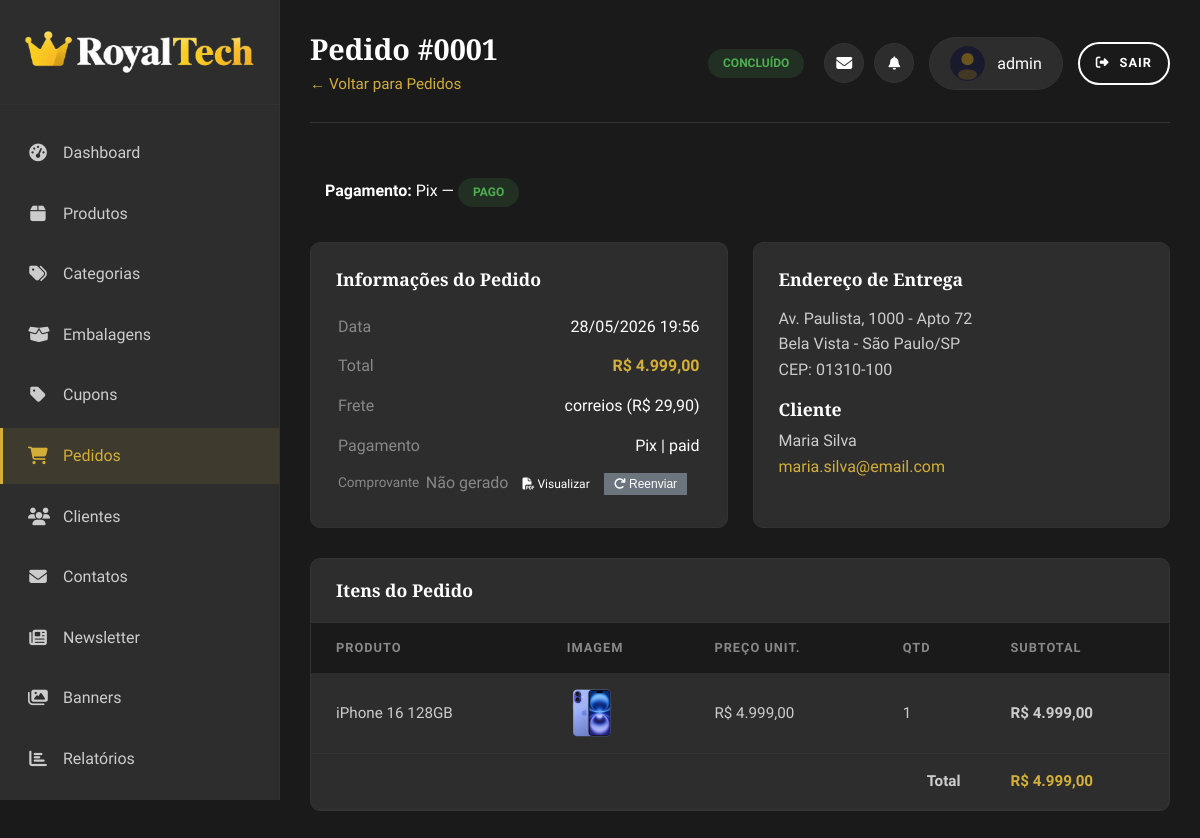
Screenshot of /pages/admin/order-detail.php?id=1 (signed in) with the database file from the repository.
### tables this page shows
CREATE TABLE IF NOT EXISTS e5_orders (
  id INT PRIMARY KEY AUTO_INCREMENT,
  user_id INT NOT NULL,
  status ENUM('pending','paid','shipped','delivered','canceled') NOT NULL DEFAULT 'pending',
  total DECIMAL(10,2) NOT NULL,
  shipping_method VARCHAR(50) NULL,
  shipping_cost DECIMAL(10,2) NOT NULL DEFAULT 0.00,
  payment_method VARCHAR(50) NULL,
  coupon_code VARCHAR(50) NULL,
  payment_card_last_four CHAR(4) NULL,
  payment_status ENUM('pending','paid','refunded') NOT NULL DEFAULT 'pending',
  shipping_neighborhood VARCHAR(80) NULL,
  shipping_city VARCHAR(80) NULL,
  shipping_state VARCHAR(40) NULL,
  shipping_postal_code VARCHAR(10) NULL,
  tracking_code VARCHAR(100) NULL,
  comprovante_filename VARCHAR(60) NULL,
  email_status ENUM('sent','failed','skipped') NULL,
  email_error TEXT NULL,
  created_at TIMESTAMP DEFAULT CURRENT_TIMESTAMP,
  updated_at TIMESTAMP DEFAULT CURRENT_TIMESTAMP ON UPDATE CURRENT_TIMESTAMP,
  CONSTRAINT fk_orders_user FOREIGN KEY (user_id) REFERENCES e5_users(id)
);

CREATE TABLE IF NOT EXISTS e5_users (
  id INT PRIMARY KEY AUTO_INCREMENT,
  name VARCHAR(80) NOT NULL,
  email VARCHAR(120) UNIQUE NOT NULL,
  cpf VARCHAR(14) NULL,
  username VARCHAR(40) UNIQUE NOT NULL,
  password VARCHAR(255) NOT NULL,
  role ENUM('customer','admin') NOT NULL DEFAULT 'customer',
  postal_code VARCHAR(10) NOT NULL,
  street VARCHAR(120) NOT NULL,
  number INT NOT NULL,
  complement VARCHAR(80) DEFAULT NULL,
  created_at TIMESTAMP DEFAULT CURRENT_TIMESTAMP,
  updated_at TIMESTAMP DEFAULT CURRENT_TIMESTAMP ON UPDATE CURRENT_TIMESTAMP
);

CREATE TABLE IF NOT EXISTS e5_order_items (
  id INT PRIMARY KEY AUTO_INCREMENT,
  order_id INT NOT NULL,
  product_id INT NOT NULL,
  quantity INT NOT NULL,
  unit_price DECIMAL(10,2) NOT NULL,
  CONSTRAINT fk_order_items_order FOREIGN KEY (order_id) REFERENCES e5_orders(id) ON DELETE CASCADE,
  CONSTRAINT fk_order_items_product FOREIGN KEY (product_id) REFERENCES e5_products(id)
);

CREATE TABLE IF NOT EXISTS e5_products (
  id INT PRIMARY KEY AUTO_INCREMENT,
  category_id INT NOT NULL,
  name VARCHAR(150) NOT NULL,
  slug VARCHAR(180) NOT NULL UNIQUE,
  description TEXT NULL,
  brand VARCHAR(80) NULL,
  price DECIMAL(10,2) NOT NULL,
  old_price DECIMAL(10,2) NULL,
  stock INT NOT NULL DEFAULT 0,
  is_featured TINYINT(1) NOT NULL DEFAULT 0,
  package_size_id INT NULL,
  weight_kg DECIMAL(5,2) NULL,
  height_cm DECIMAL(5,1) NULL,
  width_cm DECIMAL(5,1) NULL,
  length_cm DECIMAL(5,1) NULL,
  created_at TIMESTAMP DEFAULT CURRENT_TIMESTAMP,
  updated_at TIMESTAMP DEFAULT CURRENT_TIMESTAMP ON UPDATE CURRENT_TIMESTAMP,
  CONSTRAINT fk_products_category FOREIGN KEY (category_id) REFERENCES e5_categories(id),
  CONSTRAINT fk_products_package_size FOREIGN KEY (package_size_id) REFERENCES e5_package_sizes(id)
);

### includes/status_labels.php (called while the page is built, shortened)
<?php
$statusLabels = [
    'pending' => ['label' => 'Pendente', 'class' => 'status-pending'],
    'paid'    => ['label' => 'Pago',     'class' => 'status-active'],
    'shipped' => ['label' => 'Enviado',  'class' => 'status-processing'],
    'delivered'=> ['label' => 'Concluído','class' => 'status-active'],
    'canceled'=> ['label' => 'Cancelado','class' => 'status-inactive'],
];

### includes/comprovante_functions.php (called while the page is built, shortened)
<?php
function getComprovantePath(int $orderId): ?string
{
    $order = $GLOBALS['pdo']->prepare('SELECT comprovante_filename FROM e5_orders WHERE id = :id LIMIT 1');
    $order->execute([':id' => $orderId]);
    $filename = $order->fetchColumn();
    return null;
}

### includes/image_helpers.php (called while the page is built, shortened)
<?php
function resolveImage(string $path, string $basePath): string
{
    if (preg_match('#^/#', $path)) return $basePath . ltrim($path, '/');
    return $basePath . $path;
}
function imageAvailable(string $path): bool
{
    $file = realpath(__DIR__ . '/../' . ltrim($path, '/'));
    return $file !== false && is_file($file);
}
function renderProductImage(string $path, string $basePath, string $fallback = 'assets/img/placeholder-product.svg'): string
{
    if (imageAvailable($path)) {
        return resolveImage($path, $basePath);
    }
    return $basePath . ltrim($fallback, '/');
}

### pages/admin/order-detail.php (the view, shortened to what this page needs)
<?php
require_once __DIR__ . '/../../includes/status_labels.php';
require_once __DIR__ . '/../../includes/image_helpers.php';
require_once __DIR__ . '/../../includes/comprovante_functions.php';
$orderId = (int) ($_GET['id'] ?? 0);
$order = $pdo->prepare('SELECT o.*, u.name AS user_name, u.email AS user_email, u.postal_code, u.street, u.number, u.complement
    FROM e5_orders o INNER JOIN e5_users u ON u.id = o.user_id WHERE o.id = :id LIMIT 1');
$order->execute([':id' => $orderId]);
$order = $order->fetch();
$items = $pdo->prepare('SELECT oi.*, p.name AS product_name,
    (SELECT pi.image_path FROM e5_product_images pi WHERE pi.product_id = p.id ORDER BY pi.is_primary DESC, pi.id ASC LIMIT 1) AS image_path
    FROM e5_order_items oi INNER JOIN e5_products p ON p.id = oi.product_id WHERE oi.order_id = :oid');
$items->execute([':oid' => $orderId]);
$items = $items->fetchAll();
$payLabel = ['pix' => 'Pix', 'boleto' => 'Boleto', 'credit' => 'Cartão', 'delivery' => 'Entrega'];
$sinfo = $statusLabels[$order['status']] ?? ['label' => $order['status'], 'class' => ''];
?>
<!DOCTYPE html>
<html lang="pt-BR">
<head>
    <?php include 'head_inc.php'; ?>
</head>
<body>
    <div class="admin-wrapper">
        <?php $activePage = 'orders'; include 'sidebar_inc.php'; ?>
        <main class="admin-main">
            <header class="admin-header">
                <div class="admin-title">
                    <h2>Pedido #<?php echo str_pad((string)$order['id'], 4, '0', STR_PAD_LEFT); ?></h2>
                    <p><a href="orders.php" style="color:var(--color-primary);">&larr; Voltar para Pedidos</a></p>
                </div>
                <div class="admin-actions">
                    <span class="status-badge <?php echo $sinfo['class']; ?>"><?php echo $sinfo['label']; ?></span>
                    <?php include 'header_user_inc.php'; ?>
                </div>
            </header>
            <div class="ml-card" style="padding:15px; margin-bottom:20px; display:flex; align-items:center; gap:15px; flex-wrap:wrap; justify-content:space-between;">
                <div>
                    <strong>Pagamento:</strong>
                    <?php echo htmlspecialchars($payLabel[$order['payment_method']] ?? $order['payment_method'], ENT_QUOTES, 'UTF-8'); ?>
                    &mdash;
                    <?php if ($order['payment_status'] === 'paid'): ?>
                    <span class="status-badge status-active">Pago</span>
                    <?php else: ?>
                    <span class="status-badge status-pending">Aguardando pagamento</span>
                    <?php endif; ?>
                </div>
            </div>
            <div style="display:grid; grid-template-columns:1fr 1fr; gap:25px; margin-bottom:30px;">
                <div class="admin-table-container" style="padding:25px;">
                    <h3 style="margin-bottom:15px; font-size:1.1rem;">Informações do Pedido</h3>
                    <table style="width:100%;">
                        <tr><td style="color:var(--color-gray); padding:6px 0;">Data</td><td style="text-align:right;"><?php echo date('d/m/Y H:i', strtotime($order['created_at'])); ?></td></tr>
                        <tr><td style="color:var(--color-gray); padding:6px 0;">Total</td><td style="text-align:right; font-weight:700; color:var(--color-primary);">R$ <?php echo number_format((float)$order['total'], 2, ',', '.'); ?></td></tr>
                        <tr><td style="color:var(--color-gray); padding:6px 0;">Frete</td><td style="text-align:right;"><?php echo htmlspecialchars($order['shipping_method'] ?? '—', ENT_QUOTES, 'UTF-8'); ?> <?php echo $order['shipping_cost'] > 0 ? '(R$ ' . number_format((float)$order['shipping_cost'], 2, ',', '.') . ')' : '(Grátis)'; ?></td></tr>
                        <tr><td style="color:var(--color-gray); padding:6px 0;">Pagamento</td><td style="text-align:right;"><?php echo htmlspecialchars($payLabel[$order['payment_method']] ?? $order['payment_method'] ?? '—', ENT_QUOTES, 'UTF-8'); ?> | <?php echo htmlspecialchars($order['payment_status'] ?? '—', ENT_QUOTES, 'UTF-8'); ?></td></tr>
                            <tr>
                                <td style="color:var(--color-gray); padding:6px 0; font-size:0.85rem;">Comprovante</td>
                                <td>
                                    <?php
                                    $compPath = getComprovantePath($order['id']);
                                    $hasPdf = $compPath && file_exists($compPath);
                                    ?>
                                    <?php if ($hasPdf): ?>
                                        <a href="../download-comprovante.php?id=<?php echo (int)$order['id']; ?>" class="ml-btn" style="padding:4px 10px; font-size:0.75rem;"><i class="fas fa-file-pdf"></i> Baixar</a>
                                    <?php else: ?>
                                        <span style="color:var(--color-gray);">Não gerado</span>
                                    <?php endif; ?>
                                    <a href="../download-comprovante.php?id=<?php echo (int)$order['id']; ?>" class="ml-btn ml-btn-sm" style="padding:4px 10px; font-size:0.75rem; color:#fff; text-decoration:none;" target="_blank"><i class="fas fa-file-pdf"></i> Visualizar</a>
                                    <form method="post" action="comprovante-resend.php" style="display:inline" onsubmit="return confirm('Reenviar o comprovante por e-mail?')">
                                        <button type="submit" class="ml-btn ml-btn-sm" style="padding:4px 10px; font-size:0.75rem; background:#6c757d; color:#fff; text-decoration:none; border:none; cursor:pointer;"><i class="fas fa-redo"></i> Reenviar</button>
                                    </form>
                                </td>
                            </tr>
                    </table>
                </div>
                <div class="admin-table-container" style="padding:25px;">
                    <h3 style="margin-bottom:15px; font-size:1.1rem;">Endereço de Entrega</h3>
                    <p style="color:var(--color-gray-light);">
                        <?php echo htmlspecialchars($order['street'] ?? '', ENT_QUOTES, 'UTF-8'); ?>, <?php echo htmlspecialchars($order['number'] ?? '', ENT_QUOTES, 'UTF-8'); ?>
                        <?php if ($order['complement']): ?>- <?php echo htmlspecialchars($order['complement'], ENT_QUOTES, 'UTF-8'); ?><?php endif; ?><br>
                        <?php echo htmlspecialchars($order['shipping_neighborhood'] ?? '', ENT_QUOTES, 'UTF-8'); ?> -
                        <?php echo htmlspecialchars($order['shipping_city'] ?? '', ENT_QUOTES, 'UTF-8'); ?>/<?php echo htmlspecialchars($order['shipping_state'] ?? '', ENT_QUOTES, 'UTF-8'); ?><br>
                        CEP: <?php echo htmlspecialchars($order['shipping_postal_code'] ?? $order['postal_code'] ?? '', ENT_QUOTES, 'UTF-8'); ?>
                    </p>
                    <h3 style="margin:15px 0 8px; font-size:1.1rem;">Cliente</h3>
                    <p style="color:var(--color-gray-light);"><?php echo htmlspecialchars($order['user_name'], ENT_QUOTES, 'UTF-8'); ?><br>
                    <a href="mailto:<?php echo htmlspecialchars($order['user_email'], ENT_QUOTES, 'UTF-8'); ?>" style="color:var(--color-primary);"><?php echo htmlspecialchars($order['user_email'], ENT_QUOTES, 'UTF-8'); ?></a></p>
                </div>
            </div>
            <div class="admin-table-container">
                <div class="admin-table-header"><h3>Itens do Pedido</h3></div>
                <table class="admin-table">
                    <thead>
                        <tr><th>Produto</th><th>Imagem</th><th>Preço Unit.</th><th>Qtd</th><th>Subtotal</th></tr>
                    </thead>
                    <tbody>
                        <?php foreach ($items as $it): ?>
                        <tr>
                            <td><?php echo htmlspecialchars($it['product_name'], ENT_QUOTES, 'UTF-8'); ?></td>
                            <td><?php if ($it['image_path']): $img = renderProductImage($it['image_path'], '../../'); ?>
                                <img src="<?php echo htmlspecialchars($img, ENT_QUOTES, 'UTF-8'); ?>" style="width:50px;height:50px;object-fit:cover;border-radius:5px;" alt=""></td>
                            <?php else: ?><td style="color:var(--color-gray);">—</td><?php endif; ?>
                            <td>R$ <?php echo number_format((float)$it['unit_price'], 2, ',', '.'); ?></td>
                            <td><?php echo (int) $it['quantity']; ?></td>
                            <td><strong>R$ <?php echo number_format((float)$it['unit_price'] * (int)$it['quantity'], 2, ',', '.'); ?></strong></td>
                        </tr>
                        <?php endforeach; ?>
                    </tbody>
                    <tfoot>
                        <tr><td colspan="4" style="text-align:right; font-weight:700;">Total</td><td style="font-weight:700;color:var(--color-primary);">R$ <?php echo number_format((float)$order['total'], 2, ',', '.'); ?></td></tr>
                    </tfoot>
                </table>
            </div>
        </main>
    </div>
</body>
</html>

### assets/css/style.css (style rules this page uses)
:root { --color-primary: #d4af37; --color-primary-dark: #b8962e; --color-primary-light: #e8c547; --color-black: #1a1a1a; --color-black-light: #2d2d2d; --color-black-lighter: #404040; --color-white: #ffffff; --color-white-smoke: #f5f5f5; --color-gray: #888888; --color-gray-light: #cccccc; --color-border: #333333; --color-gold: #d4af37; --font-primary: 'Rajdhani', sans-serif; --font-secondary: 'Playfair Display', serif; --transition: all 0.3s ease; --shadow: 0 5px 20px rgba(0, 0, 0, 0.15); --shadow-hover: 0 10px 30px rgba(212, 175, 55, 0.2); }
* { margin: 0; padding: 0; box-sizing: border-box; }
html { scroll-behavior: smooth; }
body { font-family: var(--font-primary); font-size: 16px; line-height: 1.6; color: var(--color-white); background-color: var(--color-black); }
a { text-decoration: none; color: inherit; transition: var(--transition); }
img { max-width: 100%; height: auto; display: block; }
h1, h2, h3, h4, h5, h6 { font-family: var(--font-secondary); font-weight: 700; line-height: 1.3; color: var(--color-white); }
h2 { font-size: 2.5rem; }
h3 { font-size: 2rem; }

### assets/css/admin.css (style rules this page uses)
.admin-wrapper { display: flex; min-height: 100vh; background: var(--color-black); }
.admin-main { flex: 1; margin-left: 280px; padding: 30px; background: var(--color-black); }
.admin-header { display: flex; justify-content: space-between; align-items: center; margin-bottom: 40px; padding-bottom: 25px; border-bottom: 1px solid var(--color-border); }
.admin-title h2 { font-size: 1.8rem; margin-bottom: 5px; }
.admin-title p { color: var(--color-gray); font-size: 0.95rem; }
.admin-actions { display: flex; align-items: center; gap: 20px; flex-wrap: wrap; justify-content: flex-end; }
.admin-table-container { background: var(--color-black-light); border: 1px solid var(--color-border); border-radius: 10px; overflow: hidden; }
.admin-table-header { display: flex; justify-content: space-between; align-items: center; padding: 20px 25px; border-bottom: 1px solid var(--color-border); }
.admin-table-header h3 { font-size: 1.1rem; }
.admin-table { width: 100%; border-collapse: collapse; }
.admin-table th, .admin-table td { padding: 15px 25px; text-align: left; }
.admin-table th { background: var(--color-black); color: var(--color-gray); font-weight: 600; font-size: 0.8rem; text-transform: uppercase; letter-spacing: 1px; }
.admin-table td { border-bottom: 1px solid var(--color-border); color: var(--color-gray-light); font-size: 0.95rem; }
.admin-table tbody tr { transition: var(--transition); }
.status-badge { display: inline-block; padding: 5px 15px; border-radius: 20px; font-size: 0.75rem; font-weight: 600; text-transform: uppercase; }
.status-active { background: rgba(76, 175, 80, 0.15); color: #4caf50; }

### rows the page displays
e5_orders: id "0001", status "CONCLUÍDO", payment_method "Pix", created_at "28/05/2026 19:56", total "4.999,00", shipping_method "correios", shipping_cost "29,90", payment_status "paid", user.street "Av. Paulista", user.number "1000", user.complement "Apto 72", shipping_neighborhood "Bela Vista", shipping_city "São Paulo", shipping_state "SP", shipping_postal_code "01310-100", user.name "Maria Silva", user.email "maria.silva@email.com"
e5_order_items: product.name "iPhone 16 128GB", unit_price "4.999,00", quantity "1", (float)$it['unit_price'] * (int)$it['quantity'] "4.999,00"

### other values shown
$item['label'] "Dashboard"
$item['label'] "Produtos"
$item['label'] "Categorias"
$item['label'] "Embalagens"
$item['label'] "Cupons"
$item['label'] "Pedidos"
$item['label'] "Clientes"
$item['label'] "Contatos"
$item['label'] "Newsletter"
$item['label'] "Banners"
$item['label'] "Relatórios"
$adminUserName "admin"
